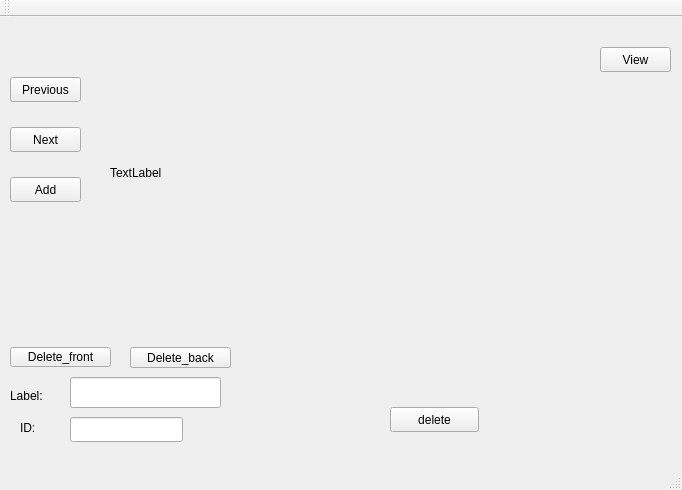
<?xml version="1.0" encoding="UTF-8"?>
<ui version="4.0">
 <class>MainWindow</class>
 <widget class="QMainWindow" name="MainWindow">
  <property name="geometry">
   <rect>
    <x>0</x>
    <y>0</y>
    <width>682</width>
    <height>490</height>
   </rect>
  </property>
  <property name="windowTitle">
   <string>MainWindow</string>
  </property>
  <widget class="QWidget" name="centralWidget">
   <widget class="QLabel" name="label_pic">
    <property name="geometry">
     <rect>
      <x>110</x>
      <y>10</y>
      <width>481</width>
      <height>291</height>
     </rect>
    </property>
    <property name="text">
     <string>TextLabel</string>
    </property>
    <property name="scaledContents">
     <bool>true</bool>
    </property>
   </widget>
   <widget class="QPushButton" name="Mostrardatos">
    <property name="geometry">
     <rect>
      <x>600</x>
      <y>30</y>
      <width>71</width>
      <height>25</height>
     </rect>
    </property>
    <property name="text">
     <string>View</string>
    </property>
   </widget>
   <widget class="QLabel" name="label_text">
    <property name="geometry">
     <rect>
      <x>330</x>
      <y>310</y>
      <width>341</width>
      <height>71</height>
     </rect>
    </property>
    <property name="palette">
     <palette>
      <active>
       <colorrole role="WindowText">
        <brush brushstyle="SolidPattern">
         <color alpha="255">
          <red>238</red>
          <green>238</green>
          <blue>236</blue>
         </color>
        </brush>
       </colorrole>
       <colorrole role="Button">
        <brush brushstyle="SolidPattern">
         <color alpha="255">
          <red>252</red>
          <green>233</green>
          <blue>79</blue>
         </color>
        </brush>
       </colorrole>
       <colorrole role="Light">
        <brush brushstyle="SolidPattern">
         <color alpha="255">
          <red>255</red>
          <green>250</green>
          <blue>203</blue>
         </color>
        </brush>
       </colorrole>
       <colorrole role="Midlight">
        <brush brushstyle="SolidPattern">
         <color alpha="255">
          <red>253</red>
          <green>241</green>
          <blue>141</blue>
         </color>
        </brush>
       </colorrole>
       <colorrole role="Dark">
        <brush brushstyle="SolidPattern">
         <color alpha="255">
          <red>126</red>
          <green>116</green>
          <blue>39</blue>
         </color>
        </brush>
       </colorrole>
       <colorrole role="Mid">
        <brush brushstyle="SolidPattern">
         <color alpha="255">
          <red>168</red>
          <green>155</green>
          <blue>52</blue>
         </color>
        </brush>
       </colorrole>
       <colorrole role="Text">
        <brush brushstyle="SolidPattern">
         <color alpha="255">
          <red>0</red>
          <green>0</green>
          <blue>0</blue>
         </color>
        </brush>
       </colorrole>
       <colorrole role="BrightText">
        <brush brushstyle="SolidPattern">
         <color alpha="255">
          <red>255</red>
          <green>255</green>
          <blue>255</blue>
         </color>
        </brush>
       </colorrole>
       <colorrole role="ButtonText">
        <brush brushstyle="SolidPattern">
         <color alpha="255">
          <red>0</red>
          <green>0</green>
          <blue>0</blue>
         </color>
        </brush>
       </colorrole>
       <colorrole role="Base">
        <brush brushstyle="SolidPattern">
         <color alpha="255">
          <red>255</red>
          <green>255</green>
          <blue>255</blue>
         </color>
        </brush>
       </colorrole>
       <colorrole role="Window">
        <brush brushstyle="SolidPattern">
         <color alpha="255">
          <red>252</red>
          <green>233</green>
          <blue>79</blue>
         </color>
        </brush>
       </colorrole>
       <colorrole role="Shadow">
        <brush brushstyle="SolidPattern">
         <color alpha="255">
          <red>0</red>
          <green>0</green>
          <blue>0</blue>
         </color>
        </brush>
       </colorrole>
       <colorrole role="AlternateBase">
        <brush brushstyle="SolidPattern">
         <color alpha="255">
          <red>253</red>
          <green>244</green>
          <blue>167</blue>
         </color>
        </brush>
       </colorrole>
       <colorrole role="ToolTipBase">
        <brush brushstyle="SolidPattern">
         <color alpha="255">
          <red>255</red>
          <green>255</green>
          <blue>220</blue>
         </color>
        </brush>
       </colorrole>
       <colorrole role="ToolTipText">
        <brush brushstyle="SolidPattern">
         <color alpha="255">
          <red>0</red>
          <green>0</green>
          <blue>0</blue>
         </color>
        </brush>
       </colorrole>
      </active>
      <inactive>
       <colorrole role="WindowText">
        <brush brushstyle="SolidPattern">
         <color alpha="255">
          <red>238</red>
          <green>238</green>
          <blue>236</blue>
         </color>
        </brush>
       </colorrole>
       <colorrole role="Button">
        <brush brushstyle="SolidPattern">
         <color alpha="255">
          <red>252</red>
          <green>233</green>
          <blue>79</blue>
         </color>
        </brush>
       </colorrole>
       <colorrole role="Light">
        <brush brushstyle="SolidPattern">
         <color alpha="255">
          <red>255</red>
          <green>250</green>
          <blue>203</blue>
         </color>
        </brush>
       </colorrole>
       <colorrole role="Midlight">
        <brush brushstyle="SolidPattern">
         <color alpha="255">
          <red>253</red>
          <green>241</green>
          <blue>141</blue>
         </color>
        </brush>
       </colorrole>
       <colorrole role="Dark">
        <brush brushstyle="SolidPattern">
         <color alpha="255">
          <red>126</red>
          <green>116</green>
          <blue>39</blue>
         </color>
        </brush>
       </colorrole>
       <colorrole role="Mid">
        <brush brushstyle="SolidPattern">
         <color alpha="255">
          <red>168</red>
          <green>155</green>
          <blue>52</blue>
         </color>
        </brush>
       </colorrole>
       <colorrole role="Text">
        <brush brushstyle="SolidPattern">
         <color alpha="255">
          <red>0</red>
          <green>0</green>
          <blue>0</blue>
         </color>
        </brush>
       </colorrole>
       <colorrole role="BrightText">
        <brush brushstyle="SolidPattern">
         <color alpha="255">
          <red>255</red>
          <green>255</green>
          <blue>255</blue>
         </color>
        </brush>
       </colorrole>
       <colorrole role="ButtonText">
        <brush brushstyle="SolidPattern">
         <color alpha="255">
          <red>0</red>
          <green>0</green>
          <blue>0</blue>
         </color>
        </brush>
       </colorrole>
       <colorrole role="Base">
        <brush brushstyle="SolidPattern">
         <color alpha="255">
          <red>255</red>
          <green>255</green>
          <blue>255</blue>
         </color>
        </brush>
       </colorrole>
       <colorrole role="Window">
        <brush brushstyle="SolidPattern">
         <color alpha="255">
          <red>252</red>
          <green>233</green>
          <blue>79</blue>
         </color>
        </brush>
       </colorrole>
       <colorrole role="Shadow">
        <brush brushstyle="SolidPattern">
         <color alpha="255">
          <red>0</red>
          <green>0</green>
          <blue>0</blue>
         </color>
        </brush>
       </colorrole>
       <colorrole role="AlternateBase">
        <brush brushstyle="SolidPattern">
         <color alpha="255">
          <red>253</red>
          <green>244</green>
          <blue>167</blue>
         </color>
        </brush>
       </colorrole>
       <colorrole role="ToolTipBase">
        <brush brushstyle="SolidPattern">
         <color alpha="255">
          <red>255</red>
          <green>255</green>
          <blue>220</blue>
         </color>
        </brush>
       </colorrole>
       <colorrole role="ToolTipText">
        <brush brushstyle="SolidPattern">
         <color alpha="255">
          <red>0</red>
          <green>0</green>
          <blue>0</blue>
         </color>
        </brush>
       </colorrole>
      </inactive>
      <disabled>
       <colorrole role="WindowText">
        <brush brushstyle="SolidPattern">
         <color alpha="255">
          <red>126</red>
          <green>116</green>
          <blue>39</blue>
         </color>
        </brush>
       </colorrole>
       <colorrole role="Button">
        <brush brushstyle="SolidPattern">
         <color alpha="255">
          <red>252</red>
          <green>233</green>
          <blue>79</blue>
         </color>
        </brush>
       </colorrole>
       <colorrole role="Light">
        <brush brushstyle="SolidPattern">
         <color alpha="255">
          <red>255</red>
          <green>250</green>
          <blue>203</blue>
         </color>
        </brush>
       </colorrole>
       <colorrole role="Midlight">
        <brush brushstyle="SolidPattern">
         <color alpha="255">
          <red>253</red>
          <green>241</green>
          <blue>141</blue>
         </color>
        </brush>
       </colorrole>
       <colorrole role="Dark">
        <brush brushstyle="SolidPattern">
         <color alpha="255">
          <red>126</red>
          <green>116</green>
          <blue>39</blue>
         </color>
        </brush>
       </colorrole>
       <colorrole role="Mid">
        <brush brushstyle="SolidPattern">
         <color alpha="255">
          <red>168</red>
          <green>155</green>
          <blue>52</blue>
         </color>
        </brush>
       </colorrole>
       <colorrole role="Text">
        <brush brushstyle="SolidPattern">
         <color alpha="255">
          <red>126</red>
          <green>116</green>
          <blue>39</blue>
         </color>
        </brush>
       </colorrole>
       <colorrole role="BrightText">
        <brush brushstyle="SolidPattern">
         <color alpha="255">
          <red>255</red>
          <green>255</green>
          <blue>255</blue>
         </color>
        </brush>
       </colorrole>
       <colorrole role="ButtonText">
        <brush brushstyle="SolidPattern">
         <color alpha="255">
          <red>126</red>
          <green>116</green>
          <blue>39</blue>
         </color>
        </brush>
       </colorrole>
       <colorrole role="Base">
        <brush brushstyle="SolidPattern">
         <color alpha="255">
          <red>252</red>
          <green>233</green>
          <blue>79</blue>
         </color>
        </brush>
       </colorrole>
       <colorrole role="Window">
        <brush brushstyle="SolidPattern">
         <color alpha="255">
          <red>252</red>
          <green>233</green>
          <blue>79</blue>
         </color>
        </brush>
       </colorrole>
       <colorrole role="Shadow">
        <brush brushstyle="SolidPattern">
         <color alpha="255">
          <red>0</red>
          <green>0</green>
          <blue>0</blue>
         </color>
        </brush>
       </colorrole>
       <colorrole role="AlternateBase">
        <brush brushstyle="SolidPattern">
         <color alpha="255">
          <red>252</red>
          <green>233</green>
          <blue>79</blue>
         </color>
        </brush>
       </colorrole>
       <colorrole role="ToolTipBase">
        <brush brushstyle="SolidPattern">
         <color alpha="255">
          <red>255</red>
          <green>255</green>
          <blue>220</blue>
         </color>
        </brush>
       </colorrole>
       <colorrole role="ToolTipText">
        <brush brushstyle="SolidPattern">
         <color alpha="255">
          <red>0</red>
          <green>0</green>
          <blue>0</blue>
         </color>
        </brush>
       </colorrole>
      </disabled>
     </palette>
    </property>
    <property name="font">
     <font>
      <family>Ubuntu Mono</family>
      <pointsize>13</pointsize>
      <weight>75</weight>
      <bold>true</bold>
     </font>
    </property>
    <property name="text">
     <string/>
    </property>
   </widget>
   <widget class="QPushButton" name="pic_next">
    <property name="geometry">
     <rect>
      <x>10</x>
      <y>110</y>
      <width>71</width>
      <height>25</height>
     </rect>
    </property>
    <property name="text">
     <string>Next</string>
    </property>
   </widget>
   <widget class="QPushButton" name="pic_prev">
    <property name="geometry">
     <rect>
      <x>10</x>
      <y>60</y>
      <width>71</width>
      <height>25</height>
     </rect>
    </property>
    <property name="text">
     <string>Previous</string>
    </property>
   </widget>
   <widget class="QLabel" name="label_fondo">
    <property name="geometry">
     <rect>
      <x>0</x>
      <y>-10</y>
      <width>681</width>
      <height>451</height>
     </rect>
    </property>
    <property name="text">
     <string/>
    </property>
    <property name="scaledContents">
     <bool>true</bool>
    </property>
   </widget>
   <widget class="QPushButton" name="add">
    <property name="geometry">
     <rect>
      <x>10</x>
      <y>160</y>
      <width>71</width>
      <height>25</height>
     </rect>
    </property>
    <property name="text">
     <string>Add</string>
    </property>
   </widget>
   <widget class="QLineEdit" name="label_">
    <property name="geometry">
     <rect>
      <x>70</x>
      <y>360</y>
      <width>151</width>
      <height>31</height>
     </rect>
    </property>
    <property name="cursor">
     <cursorShape>IBeamCursor</cursorShape>
    </property>
   </widget>
   <widget class="QLineEdit" name="id_">
    <property name="geometry">
     <rect>
      <x>70</x>
      <y>400</y>
      <width>113</width>
      <height>25</height>
     </rect>
    </property>
   </widget>
   <widget class="QLabel" name="label">
    <property name="geometry">
     <rect>
      <x>10</x>
      <y>370</y>
      <width>41</width>
      <height>17</height>
     </rect>
    </property>
    <property name="palette">
     <palette>
      <active>
       <colorrole role="Light">
        <brush brushstyle="SolidPattern">
         <color alpha="255">
          <red>255</red>
          <green>255</green>
          <blue>255</blue>
         </color>
        </brush>
       </colorrole>
      </active>
      <inactive>
       <colorrole role="Light">
        <brush brushstyle="SolidPattern">
         <color alpha="255">
          <red>238</red>
          <green>238</green>
          <blue>236</blue>
         </color>
        </brush>
       </colorrole>
      </inactive>
      <disabled>
       <colorrole role="Light">
        <brush brushstyle="SolidPattern">
         <color alpha="255">
          <red>255</red>
          <green>255</green>
          <blue>255</blue>
         </color>
        </brush>
       </colorrole>
      </disabled>
     </palette>
    </property>
    <property name="text">
     <string>Label:</string>
    </property>
   </widget>
   <widget class="QLabel" name="label_3">
    <property name="geometry">
     <rect>
      <x>20</x>
      <y>400</y>
      <width>41</width>
      <height>21</height>
     </rect>
    </property>
    <property name="text">
     <string>ID:</string>
    </property>
   </widget>
   <widget class="QPushButton" name="delete_2">
    <property name="geometry">
     <rect>
      <x>10</x>
      <y>330</y>
      <width>101</width>
      <height>20</height>
     </rect>
    </property>
    <property name="text">
     <string>Delete_front</string>
    </property>
   </widget>
   <widget class="QPushButton" name="delete_3">
    <property name="geometry">
     <rect>
      <x>130</x>
      <y>330</y>
      <width>101</width>
      <height>21</height>
     </rect>
    </property>
    <property name="text">
     <string>Delete_back</string>
    </property>
   </widget>
   <widget class="QPushButton" name="delete_t">
    <property name="geometry">
     <rect>
      <x>390</x>
      <y>390</y>
      <width>89</width>
      <height>25</height>
     </rect>
    </property>
    <property name="text">
     <string>delete</string>
    </property>
   </widget>
   <zorder>label_fondo</zorder>
   <zorder>label_pic</zorder>
   <zorder>pic_next</zorder>
   <zorder>Mostrardatos</zorder>
   <zorder>pic_prev</zorder>
   <zorder>add</zorder>
   <zorder>label_text</zorder>
   <zorder>label_</zorder>
   <zorder>id_</zorder>
   <zorder>label</zorder>
   <zorder>label_3</zorder>
   <zorder>delete_2</zorder>
   <zorder>delete_3</zorder>
   <zorder>delete_t</zorder>
  </widget>
  <widget class="QMenuBar" name="menuBar">
   <property name="geometry">
    <rect>
     <x>0</x>
     <y>0</y>
     <width>682</width>
     <height>22</height>
    </rect>
   </property>
  </widget>
  <widget class="QToolBar" name="mainToolBar">
   <attribute name="toolBarArea">
    <enum>TopToolBarArea</enum>
   </attribute>
   <attribute name="toolBarBreak">
    <bool>false</bool>
   </attribute>
  </widget>
  <widget class="QStatusBar" name="statusBar"/>
 </widget>
 <layoutdefault spacing="6" margin="11"/>
 <resources/>
 <connections/>
</ui>
